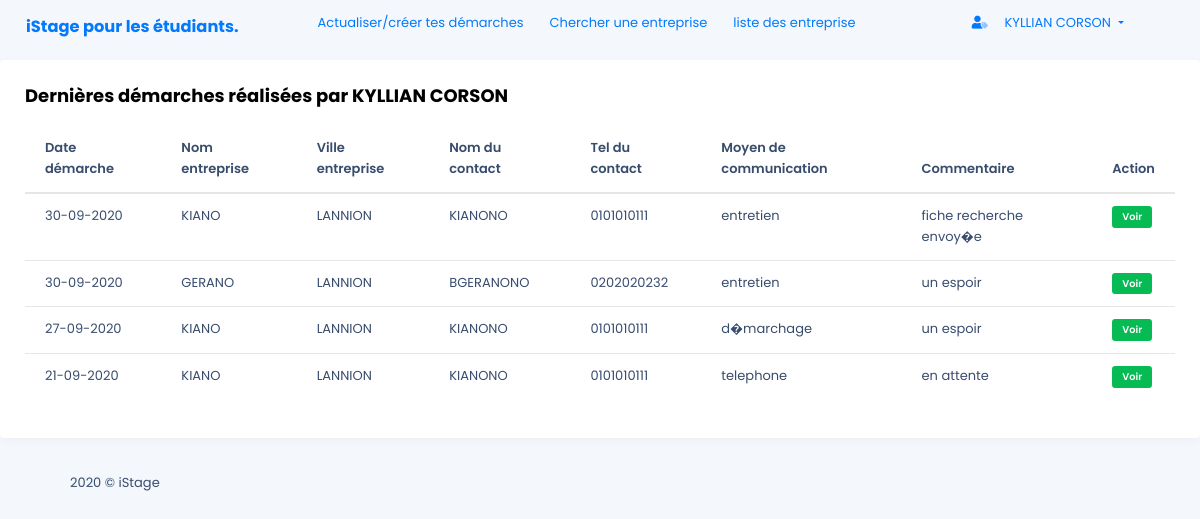
Page /front_end/lister_demarches_prof.php/?id=2 (signed in) on the earlier database version.
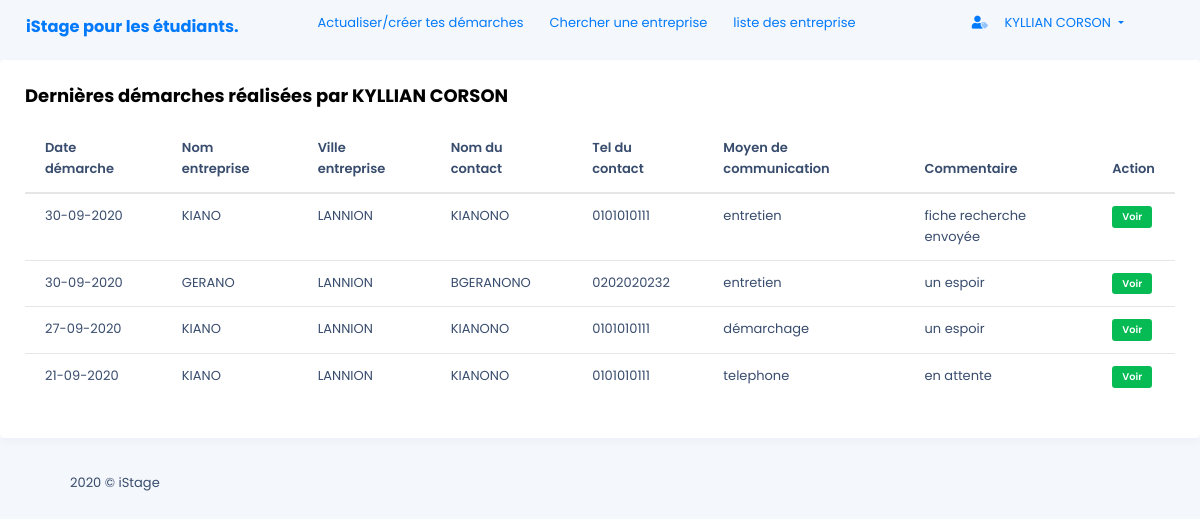
Same page on the later database version.
### tables this page shows
CREATE TABLE IF NOT EXISTS SALARIE
 (
   ID_SALARIE SMALLINT  AUTO_INCREMENT ,
   ID_ENTREPRISE SMALLINT NOT NULL  ,
   NOM_SALARIE CHAR(32) NOT NULL  ,
   PRENOM_SALARIE CHAR(32) NOT NULL  ,
   TEL_SALARIE CHAR(10) NOT NULL  ,
   EMAIL_SALARIE CHAR(32) NOT NULL  
   , PRIMARY KEY (ID_SALARIE) 
 );

CREATE TABLE IF NOT EXISTS DEMARCHE
 (
   ID_DEMARCHE SMALLINT AUTO_INCREMENT ,
   ID_ETUDIANT SMALLINT NOT NULL  ,
   ID_MOYEN SMALLINT NOT NULL  ,
   ID_SALARIE SMALLINT NOT NULL  ,
   DATE_DEMARCHE DATETIME NOT NULL  ,
   COMMENTAIRE CHAR(255) NOT NULL  
   , PRIMARY KEY (ID_DEMARCHE) 
 );

CREATE TABLE IF NOT EXISTS MOYENCOM
 (
   ID_MOYEN SMALLINT AUTO_INCREMENT ,
   LIBELLE_MOYEN CHAR(32) NOT NULL  
   , PRIMARY KEY (ID_MOYEN) 
 );

CREATE TABLE IF NOT EXISTS ENTREPRISE
 (
   ID_ENTREPRISE SMALLINT AUTO_INCREMENT ,
   NOM_ENTREPRISE CHAR(32) NOT NULL  ,
   ADRESSE_ENTREPRISE CHAR(255) NOT NULL  ,
   CP_ENTREPRISE CHAR(5) NOT NULL  ,
   VILLE_ENTREPRISE CHAR(32) NOT NULL  ,
   TEL_ENTREPRISE CHAR(10) NOT NULL  ,
   EMAIL_ENTREPRISE CHAR(32) NOT NULL  ,
   REFUS_ANNEESIO1 BOOLEAN NOT NULL DEFAULT FALSE ,
   REFUS_ANNEE_SIO2 BOOLEAN NOT NULL  DEFAULT FALSE
   , PRIMARY KEY (ID_ENTREPRISE) 
 );

### back_end/show-dem-prof.php (called while the page is built, shortened)
<?php
function demarches($id_etudiant, $db)
{
    $stmt = $db->prepare(
        "SELECT DATE_DEMARCHE, NOM_ENTREPRISE,VILLE_ENTREPRISE, NOM_SALARIE,
           TEL_SALARIE ,COMMENTAIRE, LIBELLE_MOYEN, ID_ETUDIANT, ID_DEMARCHE
        FROM salarie,demarche,entreprise,moyencom
        WHERE MOYENCOM.ID_MOYEN=DEMARCHE.ID_MOYEN AND
              DEMARCHE.ID_SALARIE=SALARIE.ID_SALARIE AND
            ENTREPRISE.ID_ENTREPRISE= SALARIE.ID_ENTREPRISE AND
            DEMARCHE.ID_ETUDIANT=:id
        ORDER BY DATE_DEMARCHE  DESC"
    );
    $stmt->bindValue(':id', $id_etudiant, PDO::PARAM_INT);
    $stmt->execute();
    $demarches = $stmt->fetchAll(PDO::FETCH_BOTH);
    $stmt = $db->prepare(
        "SELECT ID_ETUDIANT, PRENOM_ETUDIANT, NOM_ETUDIANT
        FROM etudiant
        WHERE ETUDIANT.ID_ETUDIANT=:id"
    );
    $stmt->bindValue(':id', $id_etudiant, PDO::PARAM_INT);
    $stmt->execute();
    $etudiant = $stmt->fetchAll(PDO::FETCH_BOTH)[0];
    return [$demarches, $etudiant];
}
?>

### front_end/lister_demarches_prof.php (the view, shortened to what this page needs)
<!DOCTYPE html>
<html lang="fr">
<?php
include '../includes/header.php';
include '../back_end/show-dem-prof.php';
$requete = demarches($_GET["id"], $db);
$demarches = $requete[0];
$nomEtudiant = $requete[1]["PRENOM_ETUDIANT"] . " " . $requete[1]["NOM_ETUDIANT"];
?>
<body>
    <?php include '../includes/barnav.php'; ?>
    <div class="row">
        <div class="col-md-12">
            <div class="card">
                <div class="card-body">
                    <h5 class="card-title">Dernières démarches réalisées par <?php echo $nomEtudiant; ?></h5>
                    <div class="table-responsive">
                        <table class="table">
                            <thead>
                                <tr>
                                    <th scope="col">Date démarche</th>
                                    <th scope="col">Nom entreprise</th>
                                    <th scope="col">Ville entreprise</th>
                                    <th scope="col">Nom du contact</th>
                                    <th scope="col">Tel du contact</th>
                                    <th scope="col">Moyen de communication</th>
                                    <th scope="col">Commentaire</th>
                                    <th scope="col">Action</th>
                                </tr>
                            </thead>
                            <tbody>
                                <?php
                foreach ($demarches as $row) {
                    echo '
                                    <tr>
                                        <td>' . join('-', array_reverse(explode('-', substr($row['DATE_DEMARCHE'], 0, 10)))) . '</td>
                                        <td>' . $row['NOM_ENTREPRISE'] . '</td>
                                        <td>' . $row['VILLE_ENTREPRISE'] . '</td>
                                        <td>' . $row['NOM_SALARIE'] . '</td>
                                        <td>' . $row['TEL_SALARIE'] . '</td>
                                        <td>' . $row['LIBELLE_MOYEN'] . '</td>
                                        <td>' . $row['COMMENTAIRE'] . '</td>
                                        <td>
                                        <a href="../contact_entreprise_prof.php?id='.$row["ID_ETUDIANT"].'&dem=' . $row['ID_DEMARCHE'] . '" ><span class="badge badge-success">Voir</span></a>
                                        </td>
                                    </tr>
                                ';
                } ?>
                            </tbody>
                        </table>
                    </div>
                </div>
            </div>
        </div>
    </div>
    <div class="lime-footer">
        <div class="container">
            <div class="row">
                <div class="col-md-12">
                    <span class="footer-text">2020 © iStage</span>
                </div>
            </div>
        </div>
    </div>
</body>
</html>

Differences in the rows shown:
changed through a linked row, salarie "KIANONO": demarche.COMMENTAIRE "fiche recherche envoy�e" → "fiche recherche envoyée"; moyencom.LIBELLE_MOYEN "d�marchage" → "démarchage"
